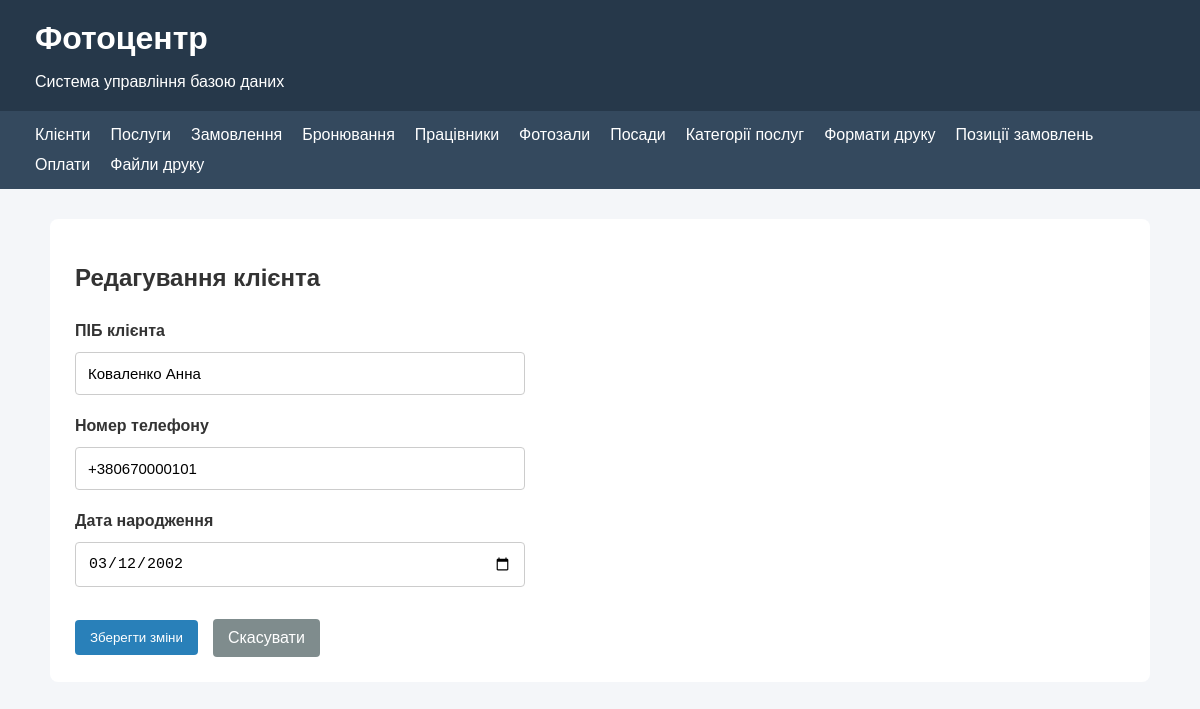
Screenshot of /client_edit.php?id=1 with the database file from the repository.
### tables this page shows
CREATE TABLE `Client` (
  `client_id` int NOT NULL AUTO_INCREMENT,
  `full_name` varchar(100) NOT NULL,
  `phone` varchar(20) DEFAULT NULL,
  `birth_date` date DEFAULT NULL,
  PRIMARY KEY (`client_id`)
);

### src/functions.php (called while the page is built, shortened)
<?php
function e($value): string
{
    return htmlspecialchars(
        (string) $value,
        ENT_QUOTES | ENT_SUBSTITUTE,
        'UTF-8'
    );
}

### public/client_edit.php (the view, shortened to what this page needs)
<?php
require_once __DIR__ . '/../src/db.php';
require_once __DIR__ . '/../src/functions.php';
$id = filter_input(INPUT_GET, 'id', FILTER_VALIDATE_INT);
$stmt = $pdo->prepare(
    "SELECT client_id, full_name, phone, birth_date
     FROM Client
     WHERE client_id = :id"
);
$stmt->execute(['id' => $id]);
$client = $stmt->fetch();
$full_name = $client['full_name'];
$phone = $client['phone'];
$birth_date = $client['birth_date'] ?? '';
?>
<!DOCTYPE html>
<html lang="uk">
<head>
    <link rel="stylesheet" href="css/style.css">
</head>
<body>
<?php require __DIR__ . '/../src/nav.php'; ?>
<main>
    <h2>Редагування клієнта</h2>
    <form action="client_edit.php?id=<?= e($id) ?>"
        method="post" class="client-form">
        <label for="full_name">ПІБ клієнта</label>
        <input type="text"
               id="full_name"
               name="full_name"
               maxlength="100"
               value="<?= e($full_name) ?>"
               required>
        <label for="phone">Номер телефону</label>
        <input type="tel"
               id="phone"
               name="phone"
               maxlength="20"
               value="<?= e($phone) ?>"
               required>
        <label for="birth_date">Дата народження</label>
        <input type="date"
               id="birth_date"
               name="birth_date"
               max="<?= date('Y-m-d') ?>"
               value="<?= e($birth_date) ?>">
        <div class="form-actions">
            <button type="submit">Зберегти зміни</button>
            <a href="index.php" class="cancel-btn">
                Скасувати
            </a>
        </div>
    </form>
</main>
</body>
</html>

### public/css/style.css (style rules this page uses)
* { box-sizing: border-box; }
body { margin: 0; font-family: Arial, sans-serif; background-color: #f4f6f9; color: #333; }
main { max-width: 1100px; margin: 30px auto; padding: 25px; background: white; border-radius: 8px; }
input { padding: 10px; border: 1px solid #ccc; border-radius: 4px; }
button { padding: 10px 15px; background-color: #2980b9; color: white; border: none; border-radius: 4px; cursor: pointer; }
.client-form { display: flex; flex-direction: column; gap: 12px; max-width: 450px; }
.client-form label { font-weight: bold; margin-top: 10px; }
.client-form input { width: 100%; padding: 12px; border: 1px solid #ccc; border-radius: 4px; font-size: 15px; }
.form-actions { display: flex; align-items: center; gap: 15px; margin-top: 20px; }
.cancel-btn { display: inline-block; padding: 10px 15px; color: white; background-color: #7f8c8d; border-radius: 4px; text-decoration: none; }

### rows the page displays
client: full_name "Коваленко Анна", phone "+380670000101", birth_date "03/12/2002"
